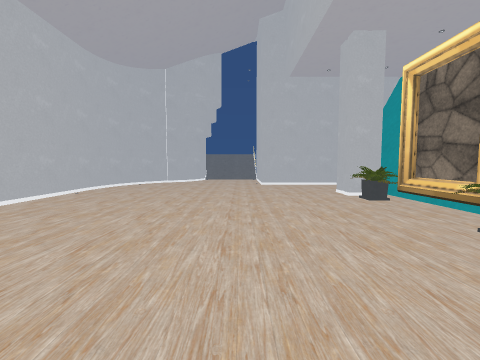
view 1 (above)

12 first-person views from a walk through a 3-D level made in the Unity game engine. The camera is 1.2 m above the floor, tilts 4° down and sees 90° across. The floor is counted in squares, 1 m on a side. Each view is taken from the middle of a square. On the plan, view 1 faces up. The plan holds only what a view shows up to about 12 squares ahead; the rest is blank. The place goes on beyond the plan. Some animated figures are not drawn. Some surface patterns are stand-ins.

view 2
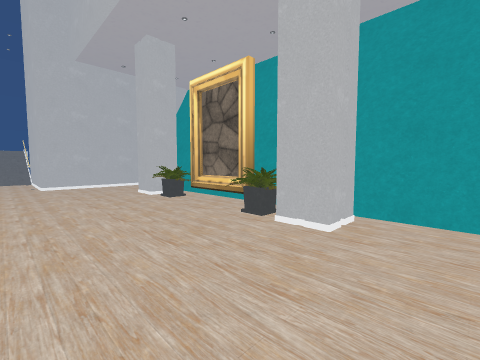

view 3
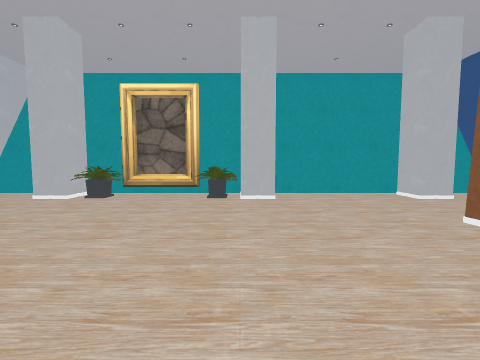

view 4
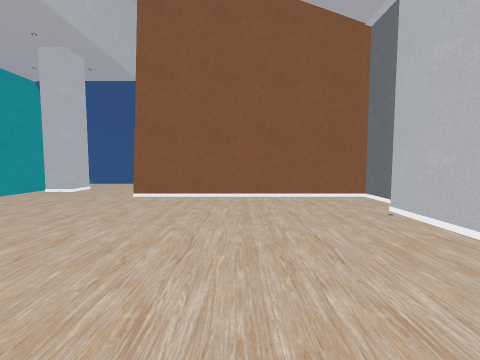

view 5
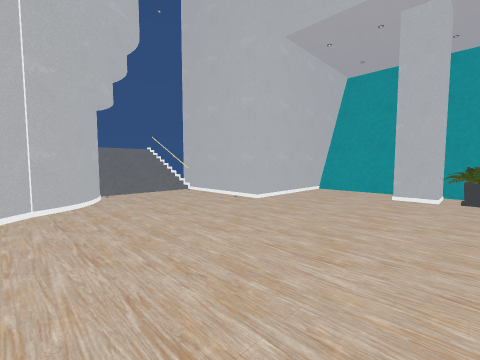

view 6
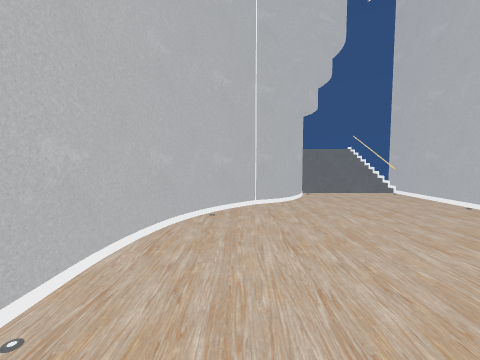

view 7
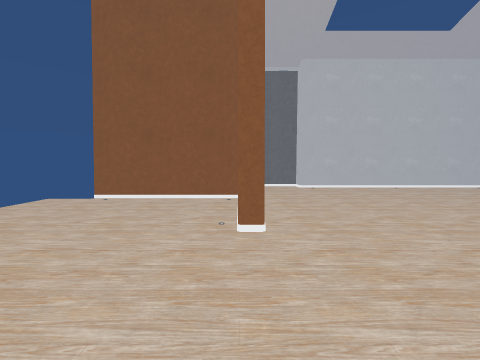

view 8
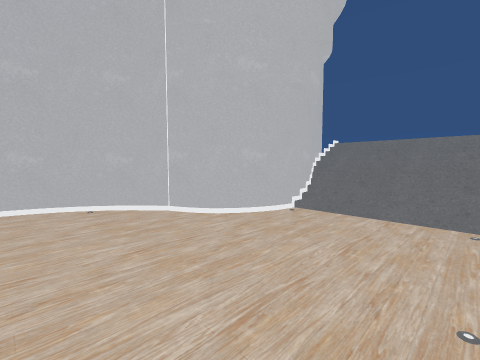

view 9
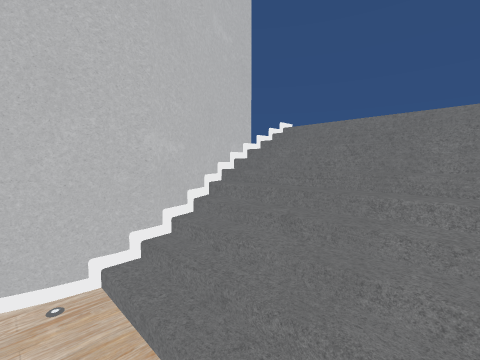

view 10
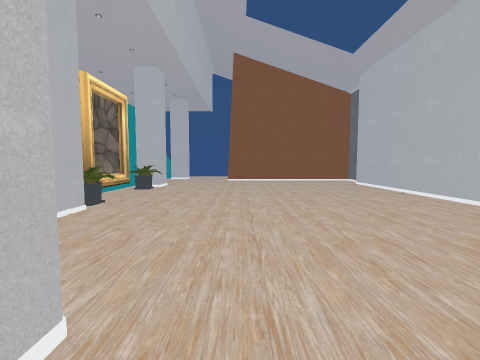

view 11
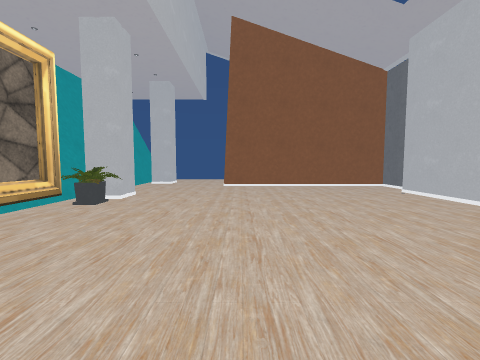

view 12
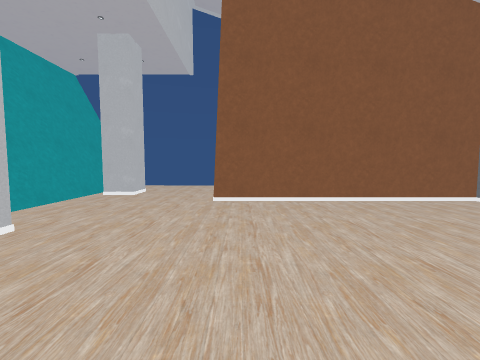

### Floor plan
Key: @ floor where view 1 was taken; # wall or solid block; x gap in a wall; . main floor; : floor 1.75 m higher than the main floor; / step, stairs or slope; P pillar; T pot; O other object.
Columns run from 8 left of view 1 to 6 right of it. Each row starts with its distance up from view 1.
 22      ####
 21      #:::O
 20      #///O
 19      #///O
 18      #///O
 17      #...#
 16     ##...#
 15   ###....#
 14   #......######
 13  ##...........#
 12  #............#
 11  #............#
 10  #..........PP#
  9  #..........TT#
  8  #..........TT#
  7  #...........##
  6  #...........##
  5  #...........##
  4  #...........##
  3  #..........TT#
  2  #..........PP#
  1 ##............#
  0 #.......@.....#
 -1 #.............#
 -2 #########.....#
 -3      #......PP#
 -4      #......PP#
 -5      #........#
 -6      #....... #
 -7      x...     #
 -8       ..

Positions as (right, up) in squares from view 1, and headings:
1: (0, 0), facing up
2: (0, 0), facing up-right
3: (-4, 3), facing right
4: (-3, 7), facing down
5: (-5, 8), facing up-right
6: (-5, 8), facing up
7: (5, -2), facing left
8: (1, 12), facing up-left
9: (0, 17), facing up-left
10: (0, 15), facing down
11: (0, 11), facing down
12: (0, 6), facing down
